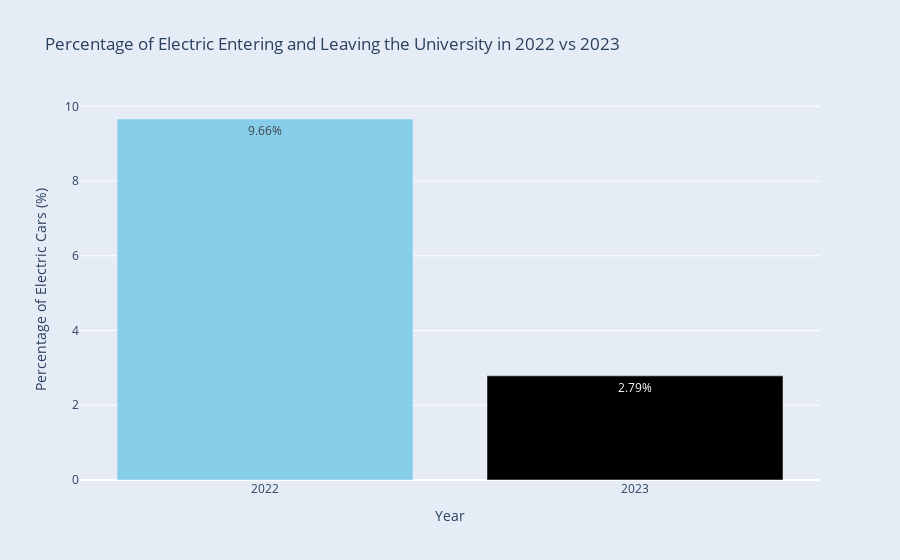

Notebook code for this chart:
### Code cell
# plot percentage of electric cars in 2022 and 2023 using plotly
labels = ['2022', '2023']
values = [elec_2022_perc, elec_2023_perc]
text_on_bars = [str(round(perc, 2)) + '%' for perc in values]

fig = go.Figure(go.Bar(
    x=labels,
    y=values,
    text=text_on_bars,
    marker = dict(color=['skyblue'])
))

fig.update_layout(title_text='Percentage of Electric Entering and Leaving the University in 2022 vs 2023',
        xaxis_title='Year',
        yaxis_title='Percentage of Electric Cars (%)',
        showlegend=False,
        paper_bgcolor='#E5ECF6')

fig.write_image("figures\elec_2022_2023.pdf")

fig.show()

### Figure 1 — Plotly figure (JSON) as saved in the notebook; plotly's stock layout.template omitted (floating-point values rounded to 4 significant figures)
{"data": [{"marker": {"color": ["skyblue"]}, "text": ["9.66%", "2.79%"], "type": "bar", "x": ["2022", "2023"], "y": [9.661, 2.787]}], "layout": {"paper_bgcolor": "#E5ECF6", "showlegend": false, "title": {"text": "Percentage of Electric Entering and Leaving the University in 2022 vs 2023"}, "xaxis": {"title": {"text": "Year"}}, "yaxis": {"title": {"text": "Percentage of Electric Cars (%)"}}}}
